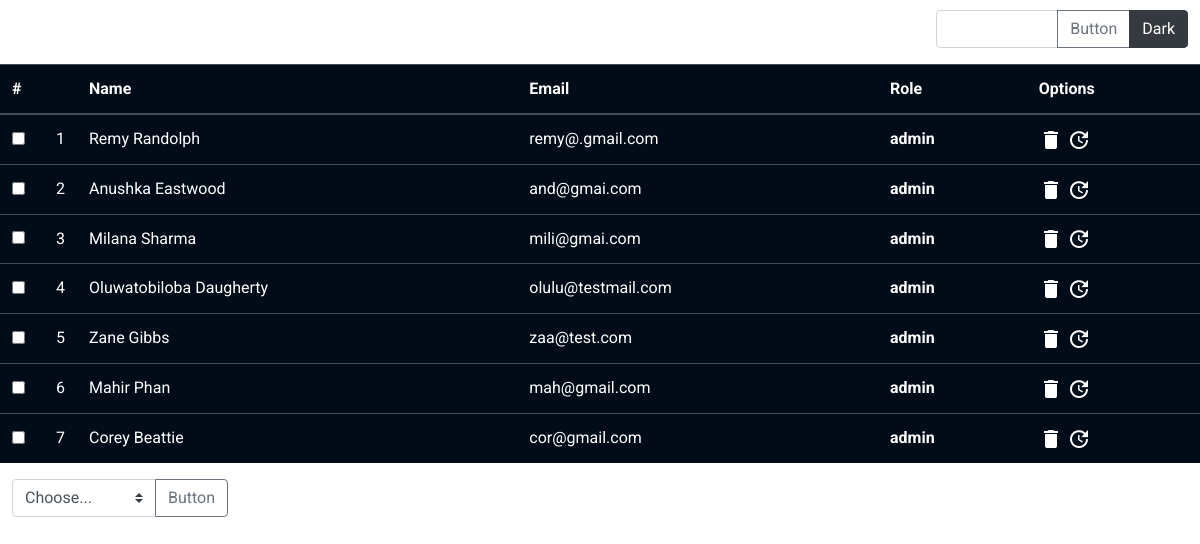
The page / on the database its author committed.
### tables this page shows
CREATE TABLE IF NOT EXISTS `users` (
  `id` int(11) NOT NULL AUTO_INCREMENT,
  `name` varchar(255) NOT NULL,
  `email` varchar(255) NOT NULL,
  `roles` varchar(255) NOT NULL,
  `username` varchar(255) NOT NULL,
  `password` varchar(255) NOT NULL,
  `avatar` varchar(255) NOT NULL,
  `active` tinyint(1) NOT NULL,
  `country` varchar(255) NOT NULL,
  `pcode` varchar(255) NOT NULL,
  `city` varchar(255) NOT NULL,
  `address` varchar(255) NOT NULL,
  PRIMARY KEY (`id`)
);

### index.php (the view, shortened to what this page needs)
<?php
include('db_config.php');
?>
<!DOCTYPE HTML>
<html>
<head>
<link rel="stylesheet" href="https://stackpath.bootstrapcdn.com/bootstrap/4.3.1/css/bootstrap.min.css">
<link rel="stylesheet" type="text/css" href="super-style.css">
<link rel="stylesheet" href="https://cdnjs.cloudflare.com/ajax/libs/font-awesome/4.7.0/css/font-awesome.min.css">
</head>
<body>
<div class="input-group mb-3 custominputfield">
  <input type="text" class="form-control"  aria-label="" aria-describedby="basic-addon2">
  <div class="input-group-append">
    <button class="btn btn-outline-secondary" type="button">Button</button>
    <button type="button" class="btn btn-dark">Dark</button>
  </div>
</div>
<?php
echo"<table class='table table-dark'>
      <thead>
        <tr>
          <th scope='col'>#</th>
          <th scope='col'></th>
          <th scope='col'>Name</th>
          <th scope='col'>Email</th>
          <th scope='col'>Role</th>
          <th scope='col'>Options</th>
        </tr>
      </thead>
      <tbody>";
        $sql = "SELECT * from users";
        if (!$result = $connection->query($sql)) {
            echo "Sorry, the website is experiencing problems.";
            exit;
        }
        $counter = 1;
        while ($res = $result->fetch_assoc()) {
          echo"
          <tr>
            <td scope='row' class='checkbox0'>
              <div class='form-check'>
                <input class='form-check-input position-static' type='checkbox' id='blankCheckbox' value='$res[id]' aria-label='...'>
              </div>
            </td>
            <td class='counter'>$counter</td>
            <td>$res[name]</td>
            <td>$res[email]</td>
            <td class='roles'>$res[roles]</td>
            <td class='buttonOption'>
               <a href='delete.php ?member=$res[id]' ><img class='lilIcons' src='delete_white_96x96.png' id='$res[id]'  alt=''></a>
               <a href='modify.php ?member=$res[id]' ><img class='lilIcons' src='update_white_96x96.png' id='$res[id]'  alt=''></a>
            </td>
          </tr>
          ";
      $counter ++;
        }
echo"</tbody>
    </table>";
?>
<div class="input-group customOption">
  <select class="custom-select" id="inputGroupSelect04" aria-label="Example select with button addon">
    <option selected name = 'option'>Choose...</option>
  </select>
  <div class="input-group-append">
    <button class="btn btn-outline-secondary" type="submit">Button</button>
  </div>
</div>
</body>
</html>

### super-style.css (style rules this page uses)
body { font-family: 'Roboto', sans-serif; }
.counter { width: 5px; padding : 0px; margin: 0px; }
.checkbox0 { width: 2px; padding : 0px; margin: 0px; }
.table-dark { color: #fff; background-color: #000c18; }
.roles { font-weight: 650; }
.lilIcons { width: 24px; height: auto; padding : 0px; margin : 0px; }
.buttonOption { padding : 12px !important; margin : 0px; }
.custominputfield { width: 21%; margin: 0px; margin-left: 78%; margin-top: 10px; }
.customOption { margin: 0px; width: 18%; margin-left: 1%; }

### rows shown on the page
users: name "Remy Randolph", email "remy@.gmail.com", roles "admin"
users: name "Anushka Eastwood", email "and@gmai.com", roles "admin"
users: name "Milana Sharma", email "mili@gmai.com", roles "admin"
users: name "Oluwatobiloba Daugherty", email "olulu@testmail.com", roles "admin"
users: name "Zane Gibbs", email "zaa@test.com", roles "admin"
users: name "Mahir Phan", email "mah@gmail.com", roles "admin"
users: name "Corey Beattie", email "cor@gmail.com", roles "admin"
